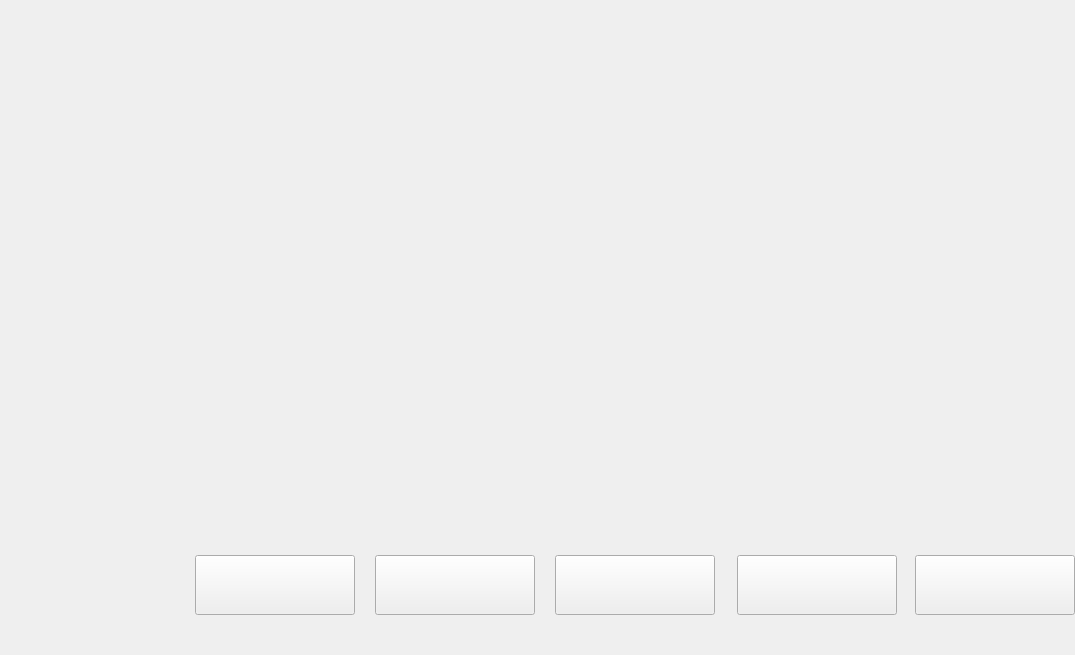
<?xml version="1.0" encoding="UTF-8"?>
<ui version="4.0">
 <class>ConfigBasicFrame</class>
 <widget class="QFrame" name="ConfigBasicFrame">
  <property name="geometry">
   <rect>
    <x>0</x>
    <y>0</y>
    <width>1075</width>
    <height>655</height>
   </rect>
  </property>
  <property name="windowTitle">
   <string>Frame</string>
  </property>
  <widget class="QPushButton" name="bModPwd">
   <property name="geometry">
    <rect>
     <x>375</x>
     <y>555</y>
     <width>160</width>
     <height>60</height>
    </rect>
   </property>
   <property name="styleSheet">
    <string notr="true">#bModPwd
{
background-image: url(:/images/cfgModPwd_Bt.png);
}
#bModPwd:pressed
{
background-image: url(:/images/cfgModPwdDn_Bt.png);
}
#bModPwd:focus{outline: none;
}</string>
   </property>
   <property name="text">
    <string/>
   </property>
   <property name="iconSize">
    <size>
     <width>160</width>
     <height>60</height>
    </size>
   </property>
  </widget>
  <widget class="QPushButton" name="bCancelBut">
   <property name="geometry">
    <rect>
     <x>915</x>
     <y>555</y>
     <width>160</width>
     <height>60</height>
    </rect>
   </property>
   <property name="styleSheet">
    <string notr="true">#bCancelBut
{
background-image: url(:/images/cfgCancel_Bt.png);
}
#bCancelBut:pressed
{
background-image: url(:/images/cfgCancelDn_Bt.png);
}
#bCancelBut:focus{outline: none;
}</string>
   </property>
   <property name="text">
    <string/>
   </property>
   <property name="iconSize">
    <size>
     <width>160</width>
     <height>60</height>
    </size>
   </property>
  </widget>
  <widget class="QPushButton" name="bExitPwd">
   <property name="geometry">
    <rect>
     <x>195</x>
     <y>555</y>
     <width>160</width>
     <height>60</height>
    </rect>
   </property>
   <property name="styleSheet">
    <string notr="true">#bExitPwd
{
background-image: url(:/images/cfgExitPwd_Bt.png);
}
#bExitPwd:pressed
{
background-image: url(:/images/cfgExitPwdDn_Bt.png);
}
#bExitPwd:focus{outline: none;
}</string>
   </property>
   <property name="text">
    <string/>
   </property>
   <property name="iconSize">
    <size>
     <width>160</width>
     <height>60</height>
    </size>
   </property>
   <property name="checkable">
    <bool>false</bool>
   </property>
   <property name="autoExclusive">
    <bool>false</bool>
   </property>
  </widget>
  <widget class="QWidget" name="basicWidget" native="true">
   <property name="geometry">
    <rect>
     <x>0</x>
     <y>0</y>
     <width>1075</width>
     <height>520</height>
    </rect>
   </property>
   <property name="styleSheet">
    <string notr="true">#basicWidget
{
background-image: url(:/images/cfgBasic_Bg.png);
}</string>
   </property>
  </widget>
  <widget class="QPushButton" name="bOkBut">
   <property name="geometry">
    <rect>
     <x>737</x>
     <y>555</y>
     <width>160</width>
     <height>60</height>
    </rect>
   </property>
   <property name="styleSheet">
    <string notr="true">#bOkBut
{
background-image: url(:/images/cfgOkBut_Bt.png);
}
#bOkBut:pressed
{
background-image: url(:/images/cfgOkButDn_Bt.png);
}
#bOkBut:focus{outline: none;
}</string>
   </property>
   <property name="text">
    <string/>
   </property>
   <property name="iconSize">
    <size>
     <width>160</width>
     <height>60</height>
    </size>
   </property>
  </widget>
  <widget class="QPushButton" name="bEditBut">
   <property name="geometry">
    <rect>
     <x>555</x>
     <y>555</y>
     <width>160</width>
     <height>60</height>
    </rect>
   </property>
   <property name="styleSheet">
    <string notr="true">#bEditBut
{
background-image: url(:/images/cfgEditBut_Bt.png);
}
#bEditBut:pressed
{
background-image: url(:/images/cfgEditButDn_Bt.png);
}
#bEditBut:focus{outline: none;
}</string>
   </property>
   <property name="text">
    <string/>
   </property>
   <property name="iconSize">
    <size>
     <width>160</width>
     <height>60</height>
    </size>
   </property>
  </widget>
 </widget>
 <resources/>
 <connections/>
</ui>
